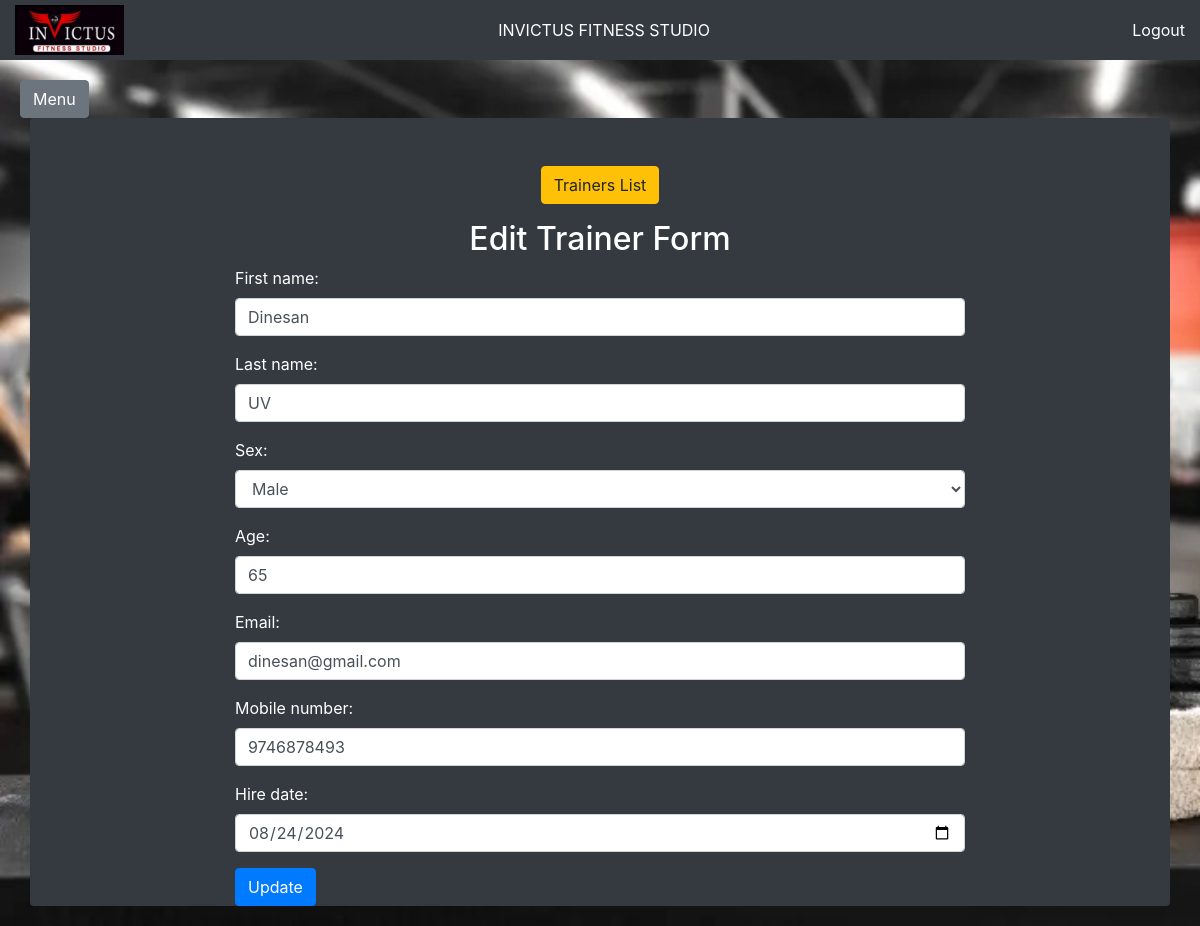
Page /edit_trainer/1/ on the committed database.
### registration/models.py (models this page shows, shortened)
class Trainers(models.Model):
    SEX_CHOICES = [
        ('Male', 'Male'),
        ('Female', 'Female'),
        ('Other', 'Other'),
    ]
    user = models.OneToOneField(User, on_delete=models.CASCADE)
    first_name = models.CharField(max_length=50)
    last_name = models.CharField(max_length=50)
    sex = models.CharField(max_length=10, choices=SEX_CHOICES)
    age = models.IntegerField()
    email = models.EmailField(max_length=50)
    mobile_number = models.CharField(max_length=15)
    hire_date = models.DateField(null=True, blank=True)
    class Meta:
        db_table='trainers'

### registration/views.py (the view)
# urls.py: path('edit_trainer/<int:trainer_id>/', edit_trainer, name='edit_trainer'),
def edit_trainer(request, trainer_id):
    trainer = Trainers.objects.get(id=trainer_id)
    if request.method == 'POST':
        form = TrainerForm(request.POST, instance=trainer)
        if form.is_valid():
            form.save()
            return redirect('trainers_list')
    else:
        form = TrainerForm(instance=trainer)
    return render(request, 'registration/edit_trainer.html', {'form': form})

### registration/forms.py
class TrainerForm(forms.ModelForm):
    class Meta:
        model = Trainers
        fields = [
            'first_name',
            'last_name',
            'sex',
            'age',
            'email',
            'mobile_number',
            'hire_date'
        ]
        widgets = {
            'first_name': forms.TextInput(attrs={'class': 'form-control', 'placeholder': 'First Name'}),
            'last_name': forms.TextInput(attrs={'class': 'form-control', 'placeholder': 'Last Name'}),
            'sex': forms.Select(attrs={'class': 'form-control'}),
            'age': forms.NumberInput(attrs={'class': 'form-control', 'placeholder': 'Age'}),
            'email': forms.EmailInput(attrs={'class': 'form-control', 'placeholder': 'Email'}),
            'mobile_number': forms.TextInput(attrs={'class': 'form-control', 'placeholder': 'Mobile Number'}),
            'hire_date': forms.DateInput(attrs={'type': 'date', 'class': 'form-control', 'placeholder': 'Hire Date'}),
        }

### main/templates/registration/edit_trainer.html
{% extends "base.html" %}
{% block content %}
<div class="container bg-dark text-white rounded ">
  <div class="row justify-content-center">
    <div class="col-12 text-center mt-5 mb-3">
      <button
        type="button"
        class="btn btn-warning"
        onclick="window.location.href = '/trainers_list/'"
      >
        Trainers List
      </button>
    </div>
  </div>
  <div class="row justify-content-center">
    <div class="col-md-8">
      <h2 class="text-center">Edit Trainer Form</h2>
      <form method="post">
        {% csrf_token %} {{ form.as_p }}
        <button type="submit" class="btn btn-primary">Update</button>
      </form>
    </div>
  </div>
</div>
{% endblock %}

### rows in the picture
Trainers: first_name "Dinesan", last_name "UV", sex "Male", age "65", email "dinesan@gmail.com", mobile_number "9746878493", hire_date "08/24/2024"
